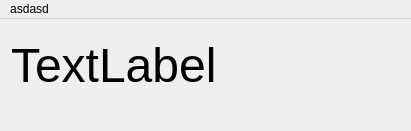
<?xml version="1.0" encoding="UTF-8"?>
<ui version="4.0">
 <class>MainWindow</class>
 <widget class="QMainWindow" name="MainWindow">
  <property name="windowModality">
   <enum>Qt::NonModal</enum>
  </property>
  <property name="enabled">
   <bool>true</bool>
  </property>
  <property name="geometry">
   <rect>
    <x>0</x>
    <y>0</y>
    <width>411</width>
    <height>131</height>
   </rect>
  </property>
  <property name="windowTitle">
   <string>Face Recognition</string>
  </property>
  <property name="windowIcon">
   <iconset resource="guiResource.qrc">
    <normaloff>:/Icon/icon.ico</normaloff>:/Icon/icon.ico</iconset>
  </property>
  <property name="windowOpacity">
   <double>1.000000000000000</double>
  </property>
  <property name="toolTipDuration">
   <number>0</number>
  </property>
  <property name="styleSheet">
   <string notr="true">QStatusBar#statusBar
{
	/*border-image: url(:/Background/background.jpg);*/
}</string>
  </property>
  <property name="iconSize">
   <size>
    <width>20</width>
    <height>20</height>
   </size>
  </property>
  <property name="animated">
   <bool>true</bool>
  </property>
  <property name="tabShape">
   <enum>QTabWidget::Rounded</enum>
  </property>
  <widget class="QWidget" name="centralWidget">
   <property name="enabled">
    <bool>true</bool>
   </property>
   <property name="styleSheet">
    <string notr="true">QWidget#centralWidget
{
	border-image: url(:/Background/background.jpg);
}</string>
   </property>
   <layout class="QGridLayout" name="gridLayout">
    <property name="leftMargin">
     <number>11</number>
    </property>
    <property name="topMargin">
     <number>11</number>
    </property>
    <property name="rightMargin">
     <number>11</number>
    </property>
    <property name="bottomMargin">
     <number>11</number>
    </property>
    <property name="spacing">
     <number>7</number>
    </property>
    <item row="0" column="0">
     <widget class="QStackedWidget" name="stackedWidget">
      <property name="minimumSize">
       <size>
        <width>0</width>
        <height>0</height>
       </size>
      </property>
      <property name="autoFillBackground">
       <bool>false</bool>
      </property>
      <property name="styleSheet">
       <string notr="true"/>
      </property>
      <property name="frameShape">
       <enum>QFrame::NoFrame</enum>
      </property>
      <property name="frameShadow">
       <enum>QFrame::Plain</enum>
      </property>
      <property name="currentIndex">
       <number>0</number>
      </property>
      <widget class="QWidget" name="Testing">
       <layout class="QGridLayout" name="gridLayout_2">
        <property name="leftMargin">
         <number>0</number>
        </property>
        <property name="topMargin">
         <number>0</number>
        </property>
        <property name="rightMargin">
         <number>0</number>
        </property>
        <property name="bottomMargin">
         <number>0</number>
        </property>
        <property name="spacing">
         <number>0</number>
        </property>
        <item row="0" column="0">
         <widget class="QLabel" name="label">
          <property name="font">
           <font>
            <pointsize>36</pointsize>
           </font>
          </property>
          <property name="text">
           <string>TextLabel</string>
          </property>
         </widget>
        </item>
       </layout>
      </widget>
     </widget>
    </item>
   </layout>
  </widget>
  <widget class="QMenuBar" name="menuBar">
   <property name="geometry">
    <rect>
     <x>0</x>
     <y>0</y>
     <width>411</width>
     <height>26</height>
    </rect>
   </property>
   <widget class="QMenu" name="menuasdasd">
    <property name="title">
     <string>asdasd</string>
    </property>
    <addaction name="actionasdasd"/>
    <addaction name="actionasdasd_2"/>
   </widget>
   <addaction name="menuasdasd"/>
  </widget>
  <widget class="QStatusBar" name="statusBar">
   <property name="autoFillBackground">
    <bool>false</bool>
   </property>
   <property name="sizeGripEnabled">
    <bool>false</bool>
   </property>
  </widget>
  <action name="actionTrain_Learner">
   <property name="text">
    <string>Train Learner</string>
   </property>
  </action>
  <action name="actionTesting_Learner">
   <property name="text">
    <string>Test Learner</string>
   </property>
  </action>
  <action name="actionExit">
   <property name="text">
    <string>Exit</string>
   </property>
  </action>
  <action name="actionHow_to_use">
   <property name="text">
    <string>How to use</string>
   </property>
  </action>
  <action name="actionAbout">
   <property name="text">
    <string>About</string>
   </property>
  </action>
  <action name="actionTrain_Guide">
   <property name="text">
    <string>Train Guide</string>
   </property>
  </action>
  <action name="actionTest_Guide">
   <property name="text">
    <string>Test Guide</string>
   </property>
  </action>
  <action name="actionasdasd">
   <property name="text">
    <string>asdasd</string>
   </property>
  </action>
  <action name="actionasdasd_2">
   <property name="text">
    <string>asdasd</string>
   </property>
  </action>
 </widget>
 <resources>
  <include location="guiResource.qrc"/>
 </resources>
 <connections>
  <connection>
   <sender>actionExit</sender>
   <signal>triggered()</signal>
   <receiver>MainWindow</receiver>
   <slot>close()</slot>
   <hints>
    <hint type="sourcelabel">
     <x>-1</x>
     <y>-1</y>
    </hint>
    <hint type="destinationlabel">
     <x>262</x>
     <y>258</y>
    </hint>
   </hints>
  </connection>
 </connections>
</ui>
